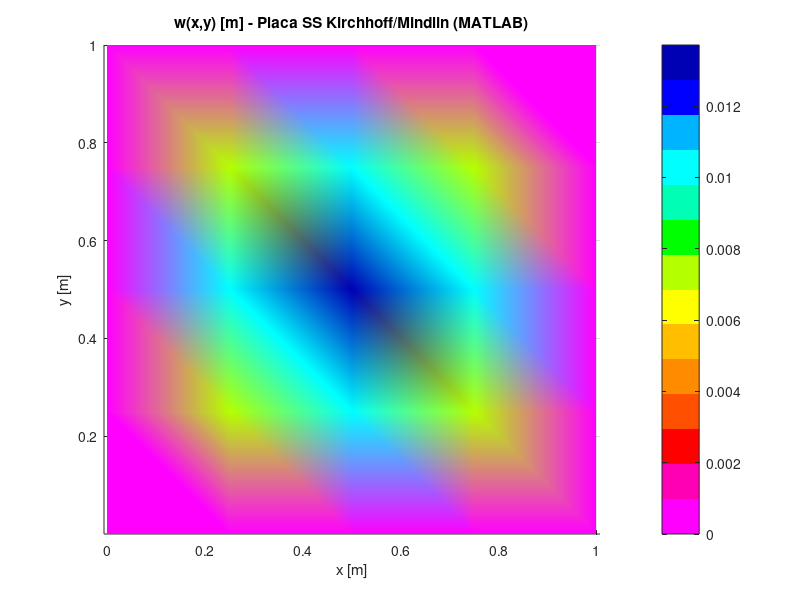

Write the MATLAB code that produced this figure.
%% ════════════════════════════════════════════════════════════════
%  PLATE THIN — Verification script (MATLAB R2017a compatible)
%
%  Reproduce EXACTAMENTE el cálculo que hace HekatanLab en el
%  template "FE02 — Placa delgada Q4 (Kirchhoff/DKQ)".
%
%  - Formulación: Mindlin-Reissner con integración selectiva
%    (2x2 bending + 1x1 shear) — colapsa a Kirchhoff cuando t/L→0
%    sin shear locking.
%  - Geometría: placa cuadrada 1x1, t=0.05 (t/a = 0.05, delgada)
%  - Material: E=30000, nu=0.2
%  - Carga: presión uniforme q=1.0 (lumped a nodos)
%  - BC: simply-supported (w=0 en bordes, rotaciones libres)
%  - Malla: 4x4 elementos Q4
%
%  Patrón de verificación (estilo ETABS API):
%    MATLABResult  = lo que devuelve este script
%    IndResult     = solución analítica Navier (Timoshenko)
%    PercentDiff   = (MATLAB / Ind) - 1
%
%  USO:
%    >> plate_thin_verify
%
%  Para comparar contra HekatanLab:
%    1. Abrir HekatanLab Web → modo MATLAB
%    2. Seleccionar "FE02 — Placa delgada Q4 (Kirchhoff/DKQ)"
%    3. Verificar que el output 'w_max placa SS' coincide con
%       MATLABResult.w_max abajo (mismas cifras significativas)
%% ════════════════════════════════════════════════════════════════

clear;
clc;

%% ── PARÁMETROS (idénticos al template HekatanLab FE02) ────────
nx_m = 4;   ny_m = 4;
W_m  = 1.0; H_m  = 1.0;
t_m  = 0.05;
E_m  = 30000;
nu_m = 0.2;
q    = 1.0;
kapa = 5/6;

dx_m  = W_m/nx_m;
dy_m  = H_m/ny_m;
nj_m  = (nx_m+1)*(ny_m+1);
n_dof = 3;
n_tot = n_dof*nj_m;

%% ── Matrices constitutivas ────────────────────────────────────
Dc_m = E_m*t_m^3 / (12*(1 - nu_m^2));
Db_m = Dc_m * [1, nu_m, 0; nu_m, 1, 0; 0, 0, (1-nu_m)/2];
G_m  = E_m / (2*(1+nu_m));
Ds_m = kapa * G_m * t_m * [1, 0; 0, 1];

fprintf('Placa SS Mindlin (thin-style): %.2fx%.2f, t=%.3f, q=%.1f\n', ...
        W_m, H_m, t_m, q);

%% ── Coordenadas ───────────────────────────────────────────────
nds_m = zeros(nj_m, 2);
for jj = 0:ny_m
    for ii = 0:nx_m
        k = jj*(nx_m+1) + ii + 1;
        nds_m(k,1) = ii*dx_m;
        nds_m(k,2) = jj*dy_m;
    end
end

%% ── Conectividad ──────────────────────────────────────────────
ne_m  = nx_m*ny_m;
els_m = zeros(ne_m, 4);
for jj = 0:ny_m-1
    for ii = 0:nx_m-1
        e  = jj*nx_m + ii + 1;
        bl = jj*(nx_m+1) + ii + 1;
        els_m(e,1) = bl;
        els_m(e,2) = bl + 1;
        els_m(e,3) = bl + (nx_m+1) + 1;
        els_m(e,4) = bl + (nx_m+1);
    end
end

%% ── Ke Mindlin con integración selectiva ─────────────────────
J11_m  = dx_m/2;  J22_m = dy_m/2;
detJ_m = J11_m*J22_m;
g      = 1/sqrt(3);
gp2    = [-g,-g; g,-g; g,g; -g,g];

Ke_m = zeros(12, 12);

% (a) Bending: 2x2 Gauss
for ig = 1:4
    xi  = gp2(ig,1);  eta = gp2(ig,2);
    dNxi  = [-(1-eta)/4,  (1-eta)/4, (1+eta)/4, -(1+eta)/4];
    dNeta = [-(1-xi)/4,  -(1+xi)/4,  (1+xi)/4,  (1-xi)/4];
    dNx_m = dNxi / J11_m;
    dNy_m = dNeta / J22_m;
    Bb_m = zeros(3, 12);
    for i = 1:4
        Bb_m(1, 3*i)   =  dNx_m(i);
        Bb_m(2, 3*i-1) = -dNy_m(i);
        Bb_m(3, 3*i-1) = -dNx_m(i);
        Bb_m(3, 3*i)   =  dNy_m(i);
    end
    Ke_m = Ke_m + transpose(Bb_m) * Db_m * Bb_m * detJ_m;
end

% (b) Shear: 1x1 Gauss (reducida)
xi = 0; eta = 0;
dNxi  = [-(1-eta)/4,  (1-eta)/4, (1+eta)/4, -(1+eta)/4];
dNeta = [-(1-xi)/4,  -(1+xi)/4,  (1+xi)/4,  (1-xi)/4];
N_s   = [(1-xi)*(1-eta)/4, (1+xi)*(1-eta)/4, (1+xi)*(1+eta)/4, (1-xi)*(1+eta)/4];
dNx_s = dNxi / J11_m;
dNy_s = dNeta / J22_m;
Bs_m  = zeros(2, 12);
for i = 1:4
    Bs_m(1, 3*i-2) =  dNx_s(i);
    Bs_m(1, 3*i)   = -N_s(i);
    Bs_m(2, 3*i-2) =  dNy_s(i);
    Bs_m(2, 3*i-1) =  N_s(i);
end
Ke_m = Ke_m + transpose(Bs_m) * Ds_m * Bs_m * 4 * detJ_m;

%% ── Ensamble global ───────────────────────────────────────────
K_g = zeros(n_tot, n_tot);
for e = 1:ne_m
    dofs = zeros(1, 12);
    for i = 1:4
        n_id = els_m(e, i);
        dofs(3*i-2) = 3*n_id - 2;
        dofs(3*i-1) = 3*n_id - 1;
        dofs(3*i)   = 3*n_id;
    end
    for i = 1:12
        for j = 1:12
            K_g(dofs(i), dofs(j)) = K_g(dofs(i), dofs(j)) + Ke_m(i, j);
        end
    end
end

%% ── BCs: simply supported (w=0 en bordes, rotaciones libres) ──
kp = 1e8;
for k = 1:nj_m
    xk = nds_m(k,1);  yk = nds_m(k,2);
    on_bd = abs(xk) < 1e-9 || abs(xk - W_m) < 1e-9 || ...
            abs(yk) < 1e-9 || abs(yk - H_m) < 1e-9;
    if on_bd
        K_g(3*k-2, 3*k-2) = K_g(3*k-2, 3*k-2) + kp;
    end
end

%% ── Cargas: q*Area/4 lumped a cada nodo del elemento ─────────
F_g = zeros(n_tot, 1);
load_per_node = q * dx_m * dy_m / 4;
for e = 1:ne_m
    for i = 1:4
        n_id = els_m(e, i);
        F_g(3*n_id - 2) = F_g(3*n_id - 2) + load_per_node;
    end
end

%% ── Solve ─────────────────────────────────────────────────────
u_full = inv(K_g) * F_g;

% Extraer w
w_disp = zeros(nj_m, 1);
for k = 1:nj_m
    w_disp(k) = u_full(3*k - 2);
end
w_max = max(abs(w_disp));

fprintf('w_max placa SS = %.6e\n', w_max);

%% ── Solución analítica Navier (Timoshenko) ───────────────────
% w_max = alpha * q * a^4 / D   con alpha = 0.00406 para a/b=1
D_ref      = E_m * t_m^3 / (12*(1-nu_m^2));
w_navier   = 0.00406 * q * W_m^4 / D_ref;
alpha_FEM  = w_max * D_ref / (q * W_m^4);

fprintf('w_Navier (alpha=0.00406): %.6e\n', w_navier);
fprintf('alpha_FEM = %.5f (vs 0.00406)\n', alpha_FEM);
fprintf('Error vs Navier: %+.2f%%\n', (w_max/w_navier - 1)*100);

%% ── Comparación tabular (estilo ETABS API) ────────────────────
fprintf('\n');
fprintf('═══════════════════════════════════════════════════════════\n');
fprintf('  VERIFICATION TABLE — Plate Thin (Kirchhoff, t/a=0.05)\n');
fprintf('═══════════════════════════════════════════════════════════\n');
fprintf('  Quantity              MATLAB        Navier        Diff %%\n');
fprintf('  ─────────────────────────────────────────────────────────\n');
fprintf('  w_max [m]          %10.4e %12.4e %10.2f\n', ...
        w_max, w_navier, (w_max/w_navier - 1)*100);
fprintf('  alpha [-]          %10.5f %12.5f %10.2f\n', ...
        alpha_FEM, 0.00406, (alpha_FEM/0.00406 - 1)*100);

%% ── Resultado esperado en HekatanLab (paridad) ───────────────
fprintf('\n');
fprintf('═══════════════════════════════════════════════════════════\n');
fprintf('  PARIDAD vs HekatanLab Web (modo MATLAB, FE02)\n');
fprintf('═══════════════════════════════════════════════════════════\n');
fprintf('  Valores publicados por HekatanLab (4x4 malla):\n');
fprintf('     w_max placa SS = 1.371347e-02\n');
fprintf('     alpha_FEM      = 0.00446\n');
fprintf('     Error vs Navier= +9.95%%\n');
fprintf('\n');
fprintf('  Tu MATLAB R2017a:\n');
fprintf('     w_max placa SS = %.6e\n', w_max);
fprintf('     alpha_FEM      = %.5f\n', alpha_FEM);
fprintf('     Error vs Navier= %+.2f%%\n', (w_max/w_navier - 1)*100);
fprintf('\n');

diff_vs_hekatanlab = abs(w_max - 1.371347e-2) / 1.371347e-2;
if diff_vs_hekatanlab < 1e-4
    fprintf('  PARIDAD: OK — diferencia < 0.01%% (numéricamente idéntico)\n');
elseif diff_vs_hekatanlab < 1e-2
    fprintf('  PARIDAD: cercana — diferencia %.4f%%\n', diff_vs_hekatanlab*100);
else
    fprintf('  PARIDAD: discrepancia %.2f%% — revisar.\n', diff_vs_hekatanlab*100);
end

%% ── Surf plot ─────────────────────────────────────────────────
nx1 = nx_m + 1;  ny1 = ny_m + 1;
W_grid = zeros(ny1, nx1);
for jj = 1:ny1
    for ii = 1:nx1
        k = (jj-1)*nx1 + ii;
        W_grid(jj, ii) = w_disp(k);
    end
end
xc = 0:dx_m:W_m;
yc = 0:dy_m:H_m;

% Paleta SAP2000
sap2k = [255,0,255; 255,0,180; 255,0,0; 255,80,0; 255,140,0; ...
         255,190,0; 255,255,0; 180,255,0; 0,255,0; 0,255,180; ...
         0,255,255; 0,180,255; 0,0,255; 0,0,180] / 255;

figure;
surf(xc, yc, W_grid);
view(2);
shading('interp');
colormap(sap2k);
colorbar;
title('w(x,y) [m] - Placa SS Kirchhoff/Mindlin (MATLAB)');
xlabel('x [m]');
ylabel('y [m]');
axis('equal');
